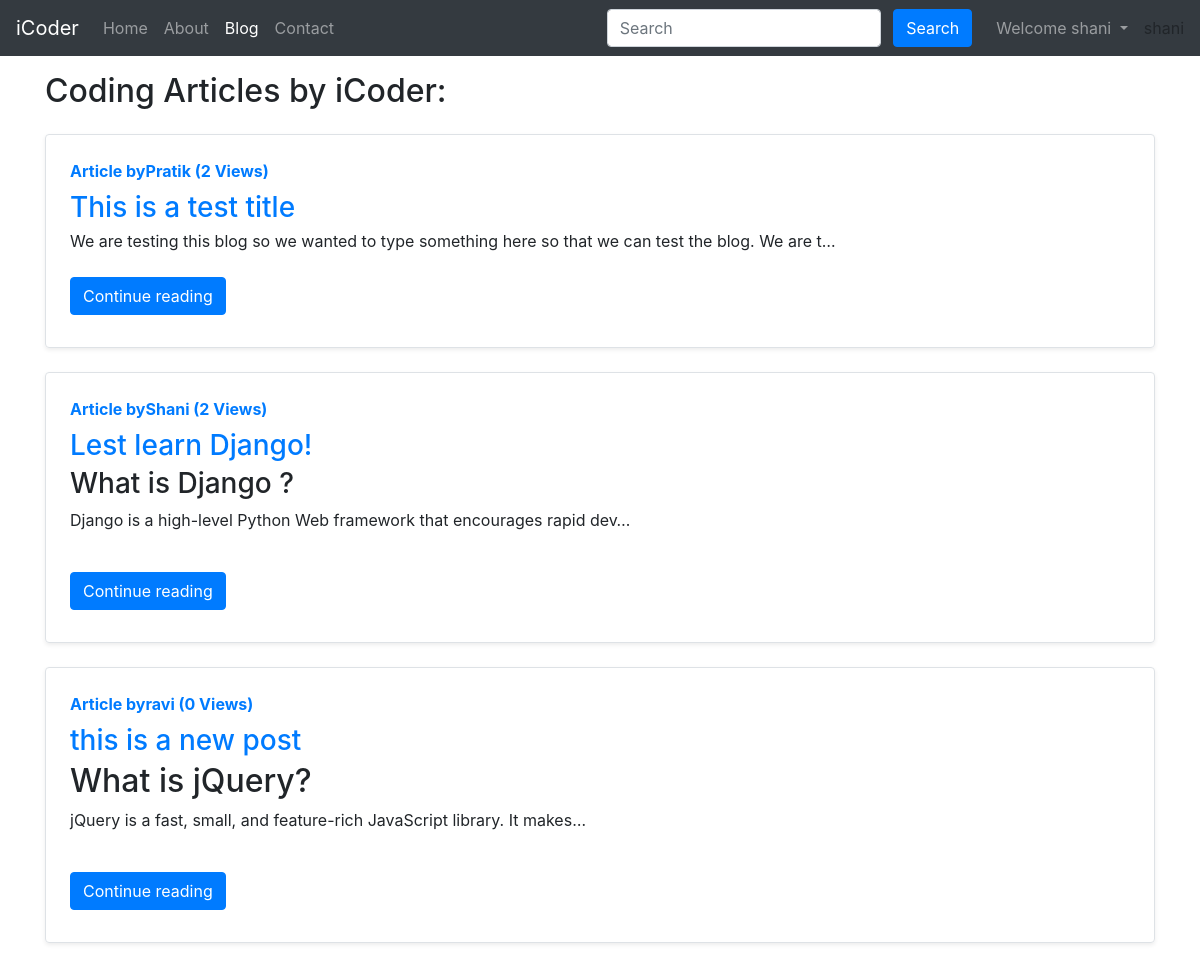
Page /blog/ (signed in) on the committed database.
### blog/models.py (models this page shows, shortened)
class Post(models.Model):
    sno = models.AutoField(primary_key=True)
    title = models.CharField(max_length=255)
    content = models.TextField()
    author = models.CharField(max_length=13)
    slug = models.CharField(max_length=130)
    views = models.IntegerField(default=0)
    timeStamp = models.DateTimeField(blank=True)#automatoc thai jai atle n khabar pade search kari levu google

### blog/views.py (the view)
# urls.py: path('', views.blogHome, name='blogHome'),
def blogHome(request):
    allPosts = Post.objects.all()
    context = {'allPosts': allPosts} #badhi post ne blogHome templats ma mokele..context
    return render(request, 'blog/blogHome.html', context)

### templates/blog/blogHome.html (shortened to what this page needs)
{% extends 'base.html'%}
{% block blogactive %} active {% endblock blogactive %}
{%block body%}
<div class="container my-3">
    <h2>Coding Articles by iCoder:</h2>
    {% for post in allPosts %}
    <div class="row no-gutters border rounded overflow-hidden flex-md-row mb-4 shadow-sm h-md-250 my-4 position-relative">
            <div class="col p-4 d-flex flex-column position-static">
                <strong class="d-inline-block mb-2 text-primary">Article by{{post.author}} ({{post.views}} Views)</strong>
                <h3 class="mb-0"><a class='text dark'href="/blog/{{post.slug}}">{{post.title}} </a></h3>
                <p class="card-text mb-auto"><div class="preview">{{post.content| safe | truncatechars:100}}</div></p>
                <div class="my-2">
                <a href="/blog/{{post.slug}}" role="button" class="btn btn-primary">Continue reading</a>
                </div>
            </div>
    </div>
    {% endfor %}
</div>
{% endblock body %}

### templates/base.html (shortened to what this page needs)
<!doctype html>
<html lang="en">
<head>
  <link rel="stylesheet" href="https://stackpath.bootstrapcdn.com/bootstrap/4.5.2/css/bootstrap.min.css"
>
</head>
<body>
  <nav class="navbar navbar-expand-lg navbar-dark bg-dark">
    <a class="navbar-brand" href="/">iCoder</a>
    <div class="collapse navbar-collapse" id="navbarSupportedContent">
      <ul class="navbar-nav mr-auto">
        <li class="nav-item {% block homeactive %} {% endblock homeactive %}">
          <a class="nav-link" href="/">Home <span class="sr-only">(current)</span></a>
        </li>
        <li class="nav-item {% block aboutactive %} {% endblock aboutactive %}">
          <a class="nav-link" href="/about">About</a>
        </li>
        <li class="nav-item {% block blogactive %} {% endblock blogactive %}">
          <a class="nav-link" href="/blog">Blog</a>
        </li>
        <li class="nav-item {% block contactactive %} {% endblock contactactive %}">
          <a class="nav-link" href="/contact">Contact</a>
        </li>
      </ul>
      <div class="ml-auto form-inline">
      <form method='get' action="/search" class=" my-2 my-lg-0 mx-3">
        <input class="form-control mr-sm-2" type="search" placeholder="Search" aria-label="Search" name="query"
          id="query">
        <button class="btn btn-primary my-2 my-sm-0" type="submit">Search</button>
      </form>
      {% if user.is_authenticated %}
      <ul class="navbar-nav mr-2">
        <li class="nav-item dropdown">
          <a class="nav-link dropdown-toggle" href="#" id="navbarDropdown" role="button" data-toggle="dropdown" aria-haspopup="true" aria-expanded="false">
            Welcome {{request.user}}
          </a>
        </li>
      </ul>
        {{request.user}}
      {% endif %}
    </div>
    </div>
  </nav>
  {%block body%}
  {% endblock body %}
</body>
</html>

### rows in the picture
Post: author "Pratik", views "2", title "This is a test title", content "We are testing this blog so we wanted to type something here so that we can test the blog. We are t…"
Post: author "Shani", views "2", title "Lest learn Django!", content "What is Django ? Django is a high-level Python Web framework that encourages rapid dev…"
Post: author "ravi", views "0", title "this is a new post", content "What is jQuery? jQuery is a fast, small, and feature-rich JavaScript library. It makes…"

### other values in the picture
{{ request.user }} "shani"
